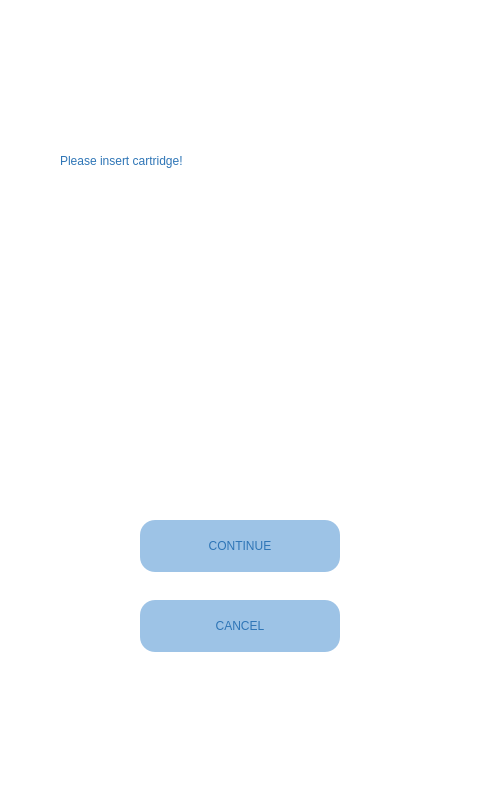
<?xml version="1.0" encoding="UTF-8"?>
<ui version="4.0">
 <class>cartridgePage</class>
 <widget class="QDialog" name="cartridgePage">
  <property name="geometry">
   <rect>
    <x>0</x>
    <y>0</y>
    <width>480</width>
    <height>800</height>
   </rect>
  </property>
  <property name="windowTitle">
   <string>Dialog</string>
  </property>
  <property name="styleSheet">
   <string notr="true">background-color: rgb(255, 255, 255);</string>
  </property>
  <widget class="QLabel" name="label">
   <property name="geometry">
    <rect>
     <x>50</x>
     <y>110</y>
     <width>370</width>
     <height>360</height>
    </rect>
   </property>
   <property name="text">
    <string/>
   </property>
   <property name="pixmap">
    <pixmap resource="First_page_file.qrc">:/newPrefix/doctor.png</pixmap>
   </property>
   <property name="scaledContents">
    <bool>true</bool>
   </property>
  </widget>
  <widget class="QLabel" name="label_2">
   <property name="geometry">
    <rect>
     <x>5</x>
     <y>710</y>
     <width>470</width>
     <height>60</height>
    </rect>
   </property>
   <property name="text">
    <string/>
   </property>
   <property name="pixmap">
    <pixmap resource="First_page_file.qrc">:/newPrefix/nav4.png</pixmap>
   </property>
   <property name="scaledContents">
    <bool>true</bool>
   </property>
  </widget>
  <widget class="QLabel" name="label_3">
   <property name="geometry">
    <rect>
     <x>60</x>
     <y>130</y>
     <width>221</width>
     <height>61</height>
    </rect>
   </property>
   <property name="styleSheet">
    <string notr="true">background-color: transparent;
font: 14pt &quot;Arial Rounded MT Bold&quot;;
color: rgb(46, 117, 182);</string>
   </property>
   <property name="text">
    <string>Please insert cartridge!</string>
   </property>
  </widget>
  <widget class="QPushButton" name="continue5">
   <property name="geometry">
    <rect>
     <x>140</x>
     <y>520</y>
     <width>200</width>
     <height>52</height>
    </rect>
   </property>
   <property name="styleSheet">
    <string notr="true">background-color: rgb(157, 195, 230);
font: 20pt &quot;Arial Rounded MT Bold&quot;;
border-radius: 15px;
color: rgb(46, 117, 182);


</string>
   </property>
   <property name="text">
    <string>CONTINUE</string>
   </property>
   <property name="autoDefault">
    <bool>false</bool>
   </property>
   <property name="default">
    <bool>true</bool>
   </property>
   <property name="flat">
    <bool>false</bool>
   </property>
  </widget>
  <widget class="QPushButton" name="cance5">
   <property name="geometry">
    <rect>
     <x>140</x>
     <y>600</y>
     <width>200</width>
     <height>52</height>
    </rect>
   </property>
   <property name="styleSheet">
    <string notr="true">background-color: rgb(157, 195, 230);
font: 20pt &quot;Arial Rounded MT Bold&quot;;
border-radius: 15px;
color: rgb(46, 117, 182);


</string>
   </property>
   <property name="text">
    <string>CANCEL</string>
   </property>
   <property name="autoDefault">
    <bool>false</bool>
   </property>
   <property name="default">
    <bool>true</bool>
   </property>
   <property name="flat">
    <bool>false</bool>
   </property>
  </widget>
 </widget>
 <resources>
  <include location="First_page_file.qrc"/>
  <include location="First_page_file.qrc"/>
  <include location="First_page_file.qrc"/>
 </resources>
 <connections/>
</ui>
